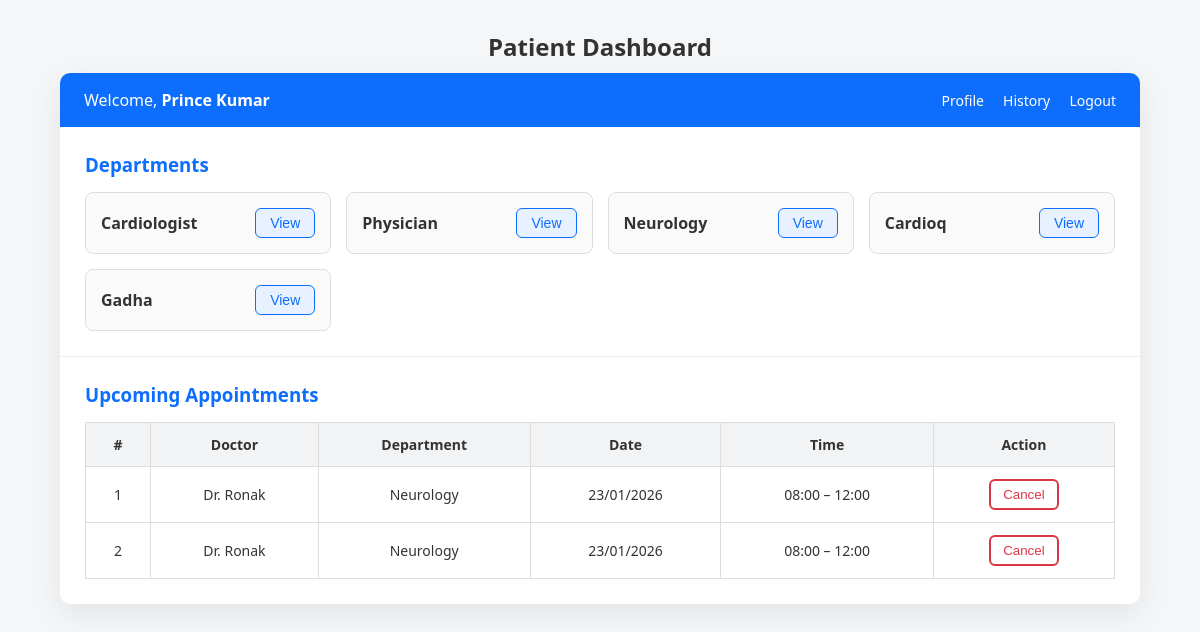
Page /patient/dashboard (signed in) on the earlier database version.
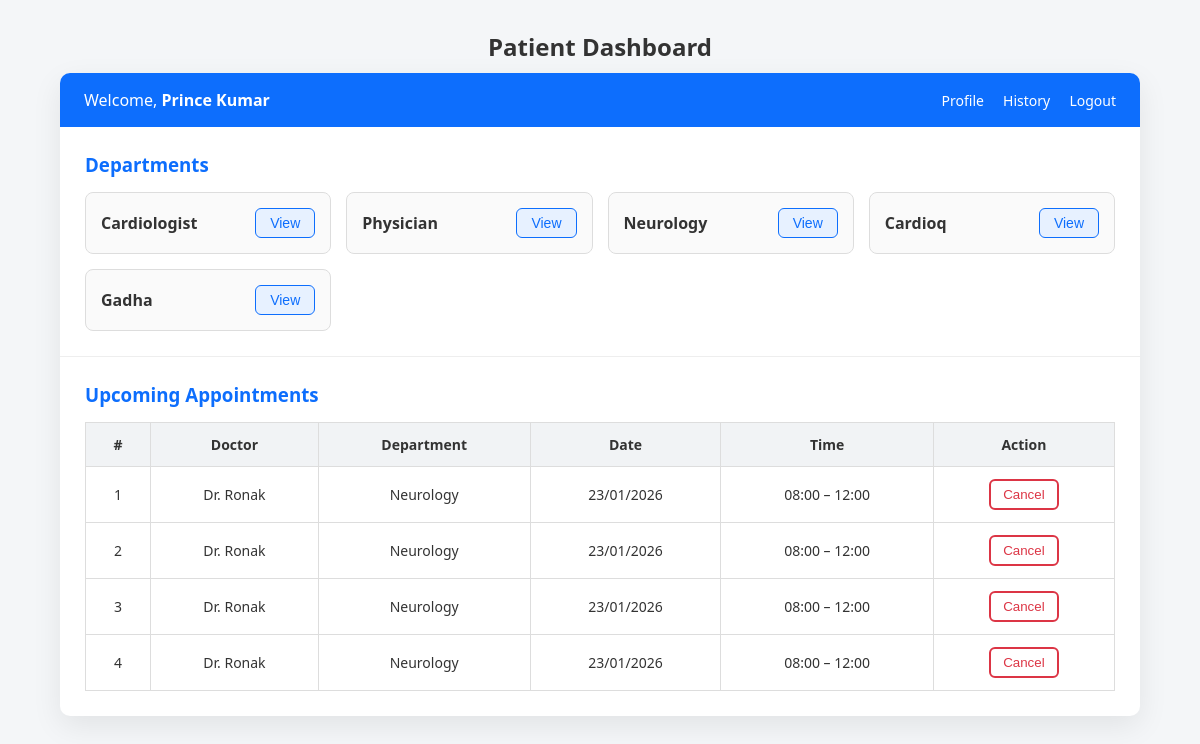
Same page on the later database version.
### models.py (models this page shows)
class Patient(db.Model, UserMixin):
    id = db.Column(db.Integer,primary_key = True, unique=True)
    pat_name = db.Column(db.String(100), nullable=False)
    pat_age = db.Column(db.Integer,nullable=False)
    pat_email = db.Column(db.String(100), unique=True, nullable=False)
    pat_phone = db.Column(db.String(10), unique=True, nullable=False)
    pat_password = db.Column(db.String(16), nullable=False)
    appointments = db.relationship('Appointment', backref='patient', lazy=True)

class Department(db.Model):
    id = db.Column(db.Integer,primary_key = True, unique=True)
    dept_name = db.Column(db.String(100), nullable=False)
    location = db.Column(db.String(100),nullable=False)
    doctors = db.relationship('Doctor', backref='department', lazy=True)

class Appointment(db.Model):
    id = db.Column(db.Integer,primary_key = True, unique=True)
    date = db.Column(db.DateTime, default=datetime.utcnow)
    doctor_id = db.Column(db.Integer, db.ForeignKey('doctor.id'), nullable=False)
    patient_id = db.Column(db.Integer, db.ForeignKey('patient.id'), nullable=False)
    availability_id = db.Column(db.Integer,db.ForeignKey('doctor_availability.id'),nullable=False)
    treatments = db.relationship('Treatment', backref='appointment', lazy=True)

class Doctor(db.Model, UserMixin):
    id = db.Column(db.Integer,primary_key = True, unique=True)
    doc_name = db.Column(db.String(100), nullable=False)
    speciality = db.Column(db.String(100),nullable=False)
    doc_email = db.Column(db.String(100), unique=True, nullable=False)
    doc_phone = db.Column(db.String(10), unique=True, nullable=False)
    doc_password = db.Column(db.String(16), nullable = False)
    department_id = db.Column(db.Integer, db.ForeignKey('department.id'), nullable=False)
    appointments = db.relationship('Appointment', backref='doctor', lazy=True)

### app.py (the view)
@app.route('/patient/dashboard')
@login_required
def patient_dashboard():
    patients = Patient.query.all()
    departments = Department.query.all()
    doctors = Doctor.query.all()
    appointments = Appointment.query.filter_by(patient_id=current_user.id).all()
    return render_template('./patient/patient_dashboard.html',departments=departments,doctors=doctors, appointments=appointments)

### app.py (called while the page is built)
@loginmanager.user_loader
def load_user(user_id):
     return (
         Admin.query.get(int(user_id)) or
         Doctor.query.get(int(user_id)) or
         Patient.query.get(int(user_id))
     )

### templates/patient/patient_dashboard.html (shortened to what this page needs)
<!doctype html>
<html lang="en">
  <head>
  </head>
  <body>
    <h2>Patient Dashboard</h2>
    <div class="dashboard">
      <div class="header">
        <div>Welcome, <strong>{{ current_user.pat_name }}</strong></div>
        <div>
          <a href="{{ url_for('patient_profile', patient_id=current_user.id) }}"
            >Profile</a
          >
          <a href="">History</a>
          <a href="{{ url_for('patient_logout') }}">Logout</a>
        </div>
      </div>
      <div class="section">
        <h3>Departments</h3>
        <div class="dept-list">
          {% for dep in departments %}
          <div class="dept-card">
            <span>{{ dep.dept_name }}</span>
            <a href="{{ url_for('department_details', department_id=dep.id) }}">
              <button class="btn btn-view">View</button>
            </a>
          </div>
          {% else %}
          <p>No departments available</p>
          {% endfor %}
        </div>
      </div>
      <div class="section">
        <h3>Upcoming Appointments</h3>
        <table>
          <thead>
            <tr>
              <th>#</th>
              <th>Doctor</th>
              <th>Department</th>
              <th>Date</th>
              <th>Time</th>
              <th>Action</th>
            </tr>
          </thead>
          <tbody>
            {% for appt in appointments %}
            <tr>
              <td>{{ loop.index }}</td>
              <td>{{ appt.doctor.doc_name }}</td>
              <td>{{ appt.doctor.department.dept_name }}</td>
              <td>{{ appt.date.strftime('%d/%m/%Y') }}</td>
              <td>08:00 – 12:00</td>
              <td>
                <form
                  method="POST"
                  action="{{ url_for('cancel_appointment', appointment_id=appt.id) }}"
                  style="display: inline"
                >
                  <button type="submit" class="btn-cancel">Cancel</button>
                </form>
              </td>
            </tr>
            {% else %}
            <tr>
              <td colspan="6" class="empty-row">No upcoming appointments</td>
            </tr>
            {% endfor %}
          </tbody>
        </table>
      </div>
    </div>
  </body>
</html>

### templates/patient/patient_dashboard.html (style rules this page uses)
* { box-sizing: border-box; }
body { font-family: "Segoe UI", Arial, sans-serif; background: #f4f6f8; margin: 0; padding: 0; color: #333; }
h2 { text-align: center; margin: 30px 0 10px; }
.dashboard { width: 90%; max-width: 1200px; margin: 0 auto 40px; background: #fff; border-radius: 10px; box-shadow: 0 10px 30px rgba(0, 0, 0, 0.08); overflow: hidden; }
.header { display: flex; justify-content: space-between; align-items: center; padding: 16px 24px; background: #0d6efd; color: #fff; }
.header a { color: #fff; margin-left: 15px; text-decoration: none; font-size: 14px; }
.section { padding: 25px; border-bottom: 1px solid #eee; }
.section:last-child { border-bottom: none; }
.section h3 { margin-top: 0; margin-bottom: 15px; color: #0d6efd; }
.dept-list { display: grid; grid-template-columns: repeat(auto-fill, minmax(220px, 1fr)); gap: 15px; }
.dept-card { border: 1px solid #ddd; border-radius: 8px; padding: 15px; background: #fafafa; display: flex; justify-content: space-between; align-items: center; }
.dept-card span { font-weight: 600; }
.btn { padding: 6px 14px; border-radius: 6px; border: none; cursor: pointer; font-size: 14px; }
.btn-view { background: #e7f1ff; color: #0d6efd; border: 1px solid #0d6efd; }
table { width: 100%; border-collapse: collapse; margin-top: 10px; }
th, td { padding: 12px; border: 1px solid #ddd; text-align: center; font-size: 14px; }
th { background: #f1f3f5; font-weight: 600; }
.btn-cancel { background: #fff; color: #dc3545; border: 2px solid #dc3545; border-radius: 6px; padding: 6px 12px; cursor: pointer; }

Differences in the rows shown:
added Appointment: doctor.doc_name "Dr. Ronak", doctor.department.dept_name "Neurology", date "23/01/2026"
added Appointment: doctor.doc_name "Dr. Ronak", doctor.department.dept_name "Neurology", date "23/01/2026"
